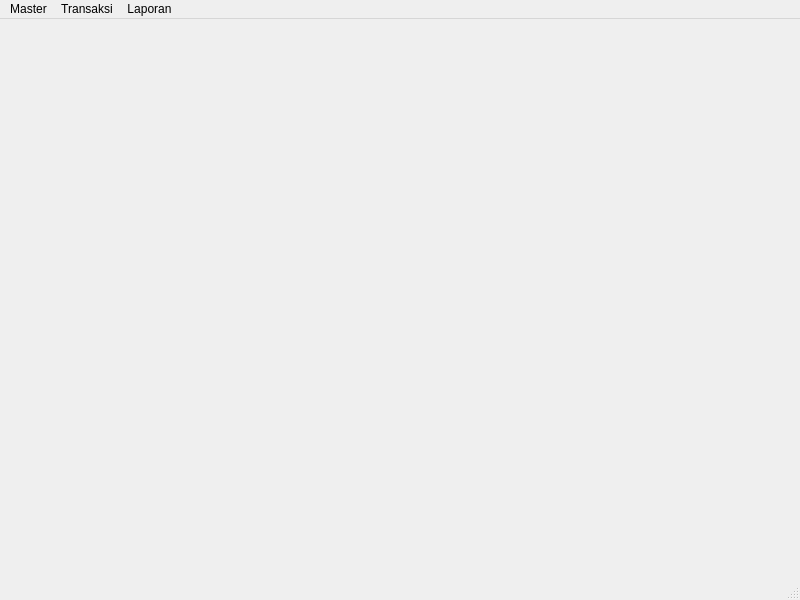
<?xml version="1.0" encoding="UTF-8"?>
<ui version="4.0">
 <class>MainWindow</class>
 <widget class="QMainWindow" name="MainWindow">
  <property name="geometry">
   <rect>
    <x>0</x>
    <y>0</y>
    <width>800</width>
    <height>600</height>
   </rect>
  </property>
  <property name="windowTitle">
   <string>Aplikasi Klinik Pratama</string>
  </property>
  <widget class="QWidget" name="centralwidget"/>
  <widget class="QMenuBar" name="menubar">
   <property name="geometry">
    <rect>
     <x>0</x>
     <y>0</y>
     <width>800</width>
     <height>26</height>
    </rect>
   </property>
   <widget class="QMenu" name="menuMaster">
    <property name="title">
     <string>Master</string>
    </property>
    <addaction name="actionPasien"/>
    <addaction name="actionDokter"/>
    <addaction name="actionObat"/>
    <addaction name="actionUser"/>
    <addaction name="actionLogin"/>
   </widget>
   <widget class="QMenu" name="menuTransaksi">
    <property name="title">
     <string>Transaksi</string>
    </property>
    <addaction name="actionPeriksa"/>
    <addaction name="actionPenjualan_Obat"/>
    <addaction name="actionPembelian_Obat"/>
   </widget>
   <widget class="QMenu" name="menuLaporan">
    <property name="title">
     <string>Laporan</string>
    </property>
    <addaction name="actionData_Pasien"/>
    <addaction name="actionData_Dokter"/>
    <addaction name="actionData_Obat"/>
    <addaction name="actionLaporan_Pemeriksaan"/>
   </widget>
   <addaction name="menuMaster"/>
   <addaction name="menuTransaksi"/>
   <addaction name="menuLaporan"/>
  </widget>
  <widget class="QStatusBar" name="statusbar"/>
  <action name="actionPasien">
   <property name="text">
    <string>Pasien</string>
   </property>
  </action>
  <action name="actionDokter">
   <property name="text">
    <string>Dokter</string>
   </property>
  </action>
  <action name="actionPeriksa">
   <property name="text">
    <string>Periksa</string>
   </property>
  </action>
  <action name="actionData_Pasien">
   <property name="text">
    <string>Data Pasien</string>
   </property>
  </action>
  <action name="actionData_Dokter">
   <property name="text">
    <string>Data Dokter</string>
   </property>
  </action>
  <action name="actionData_Obat">
   <property name="text">
    <string>Data Obat</string>
   </property>
  </action>
  <action name="actionLaporan_Pemeriksaan">
   <property name="text">
    <string>Laporan Pemeriksaan</string>
   </property>
  </action>
  <action name="actionObat">
   <property name="text">
    <string>Obat</string>
   </property>
  </action>
  <action name="actionPenjualan_Obat">
   <property name="text">
    <string>Penjualan Obat</string>
   </property>
  </action>
  <action name="actionPembelian_Obat">
   <property name="text">
    <string>Pembelian Obat</string>
   </property>
  </action>
  <action name="actionUser">
   <property name="text">
    <string>User</string>
   </property>
  </action>
  <action name="actionLogin">
   <property name="text">
    <string>Login</string>
   </property>
  </action>
 </widget>
 <resources/>
 <connections/>
</ui>
